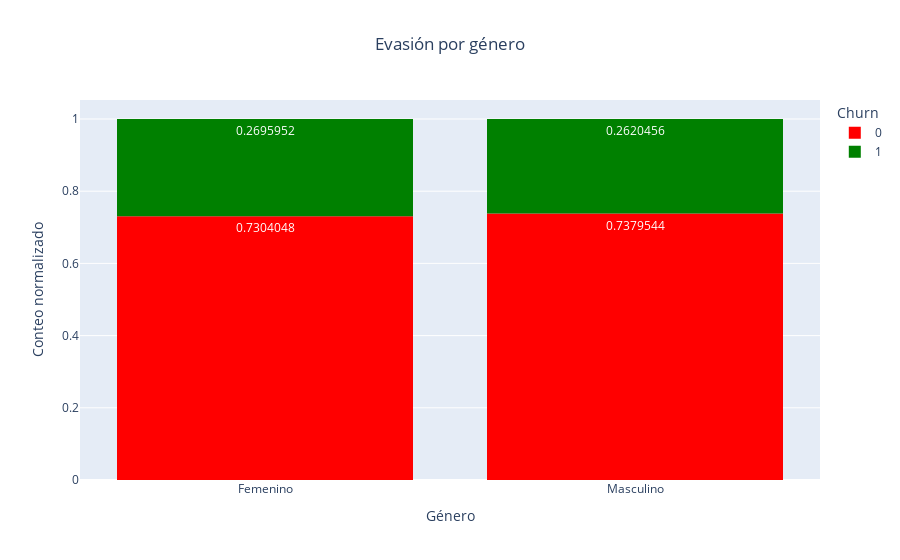

This figure's notebook cell:
### Code cell
comparar_evasion(data_norm, 'customer.gender', 'género', 'Género', {0: 'Masculino', 1: 'Femenino'})

### Figure 1 — Plotly figure (JSON) as saved in the notebook; plotly's stock layout.template omitted (floating-point values rounded to 4 significant figures; data arrays with more than 128 entries replaced by an {"elided": "..."} marker saying what was removed)
{"data": [{"bingroup": "x", "hovertemplate": "Churn=0<br>etiqueta=%{x}<br>count (normalized as fraction)=%{y}<extra></extra>", "legendgroup": "0", "marker": {"color": "red", "pattern": {"shape": ""}}, "name": "0", "orientation": "v", "showlegend": true, "texttemplate": "%{value}", "type": "histogram", "x": {"elided": "5163 str values"}, "xaxis": "x", "yaxis": "y"}, {"bingroup": "x", "hovertemplate": "Churn=1<br>etiqueta=%{x}<br>count (normalized as fraction)=%{y}<extra></extra>", "legendgroup": "1", "marker": {"color": "green", "pattern": {"shape": ""}}, "name": "1", "orientation": "v", "showlegend": true, "texttemplate": "%{value}", "type": "histogram", "x": {"elided": "1869 str values"}, "xaxis": "x", "yaxis": "y"}], "layout": {"bargap": 0.2, "barmode": "relative", "barnorm": "fraction", "legend": {"title": {"text": "Churn"}, "tracegroupgap": 0}, "title": {"text": "Evasión por género", "x": 0.5}, "xaxis": {"anchor": "y", "domain": [0, 1], "title": {"text": "Género"}}, "yaxis": {"anchor": "x", "domain": [0, 1], "title": {"text": "Conteo normalizado"}}}}
